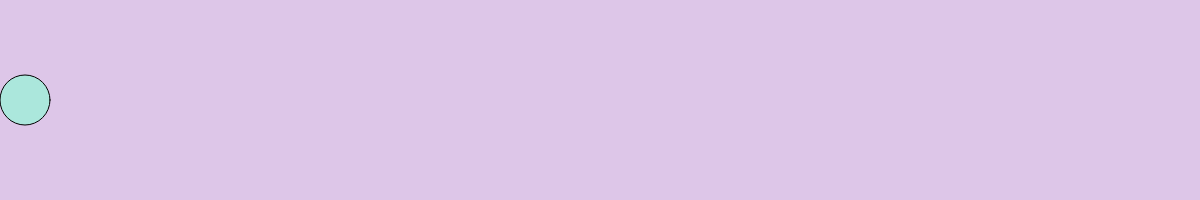
Frame 1 (no input)
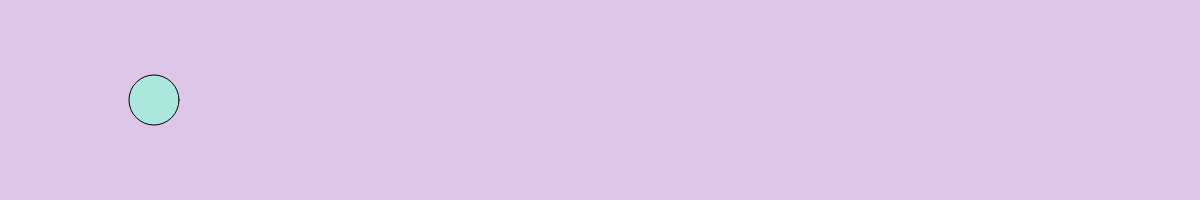
Frame 60 (no input)
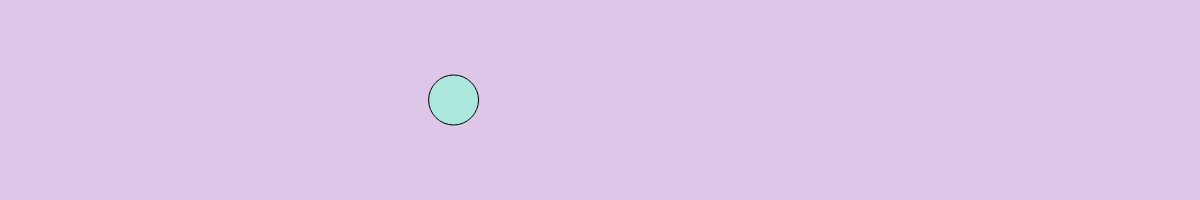
Frame 120 (the mouse pressed at the canvas centre since frame 60)

The p5.js sketch that drew these frames (run headless with seeded random() and noise() and a simulated clock; from frame 60 on, the mouse is pressed at the canvas centre):

// p5.js sketch
// ── sketch.js
var canvasHeight = 200;
var circle1 = {
  d: 50,
  x: 25,
  y: canvasHeight/2
};

var velocity;
var speed = 1;
var acceleration = 0.015;

function setup() {
  createCanvas(1200, canvasHeight);
}

function draw() {
  background(221, 198, 232);
  fill(171, 231, 220);
  ellipse(circle1.x, circle1.y, circle1.d, circle1.d);
  circle1.x += speed + (velocity = Math.min((acceleration*circle1.x), 5));
  console.log(velocity)
}
